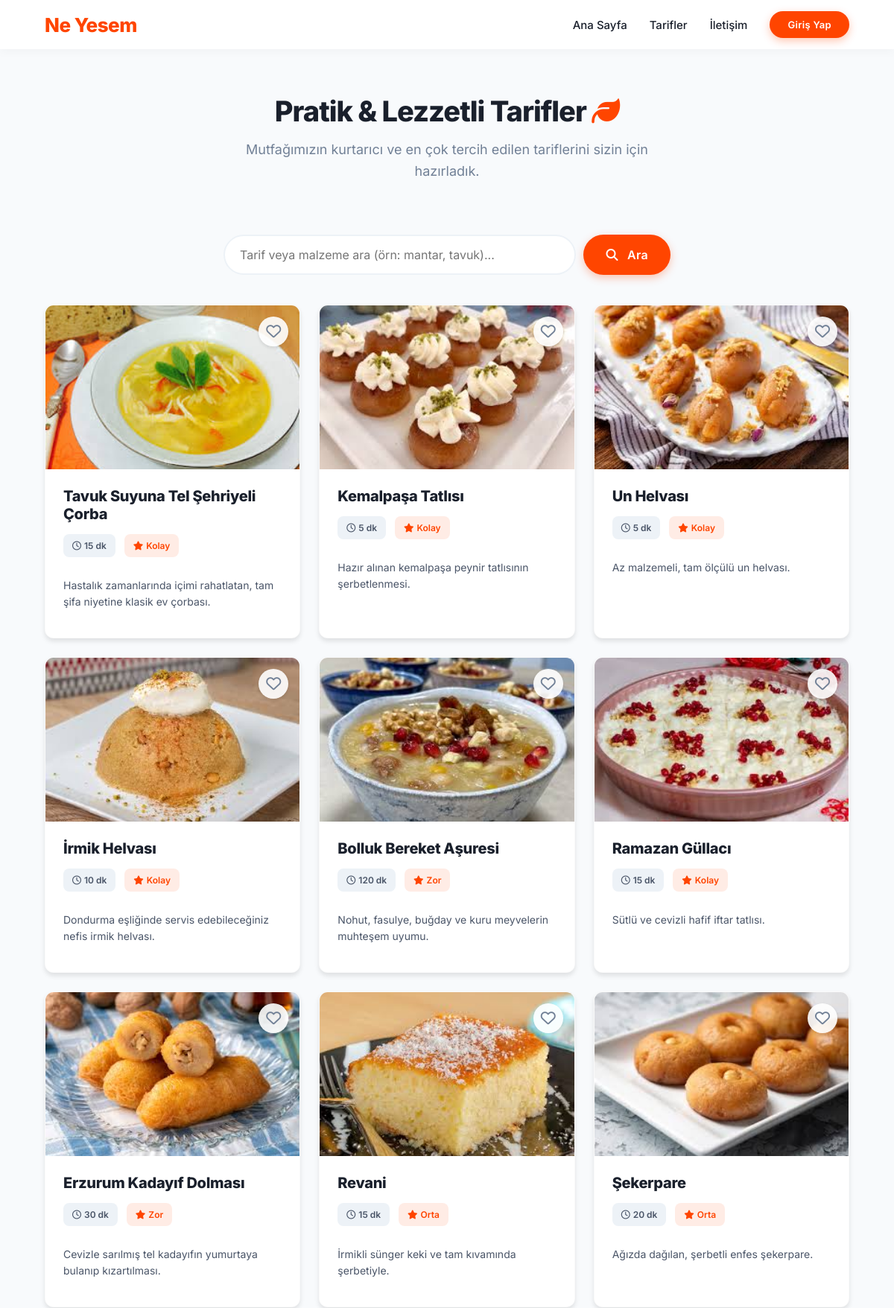
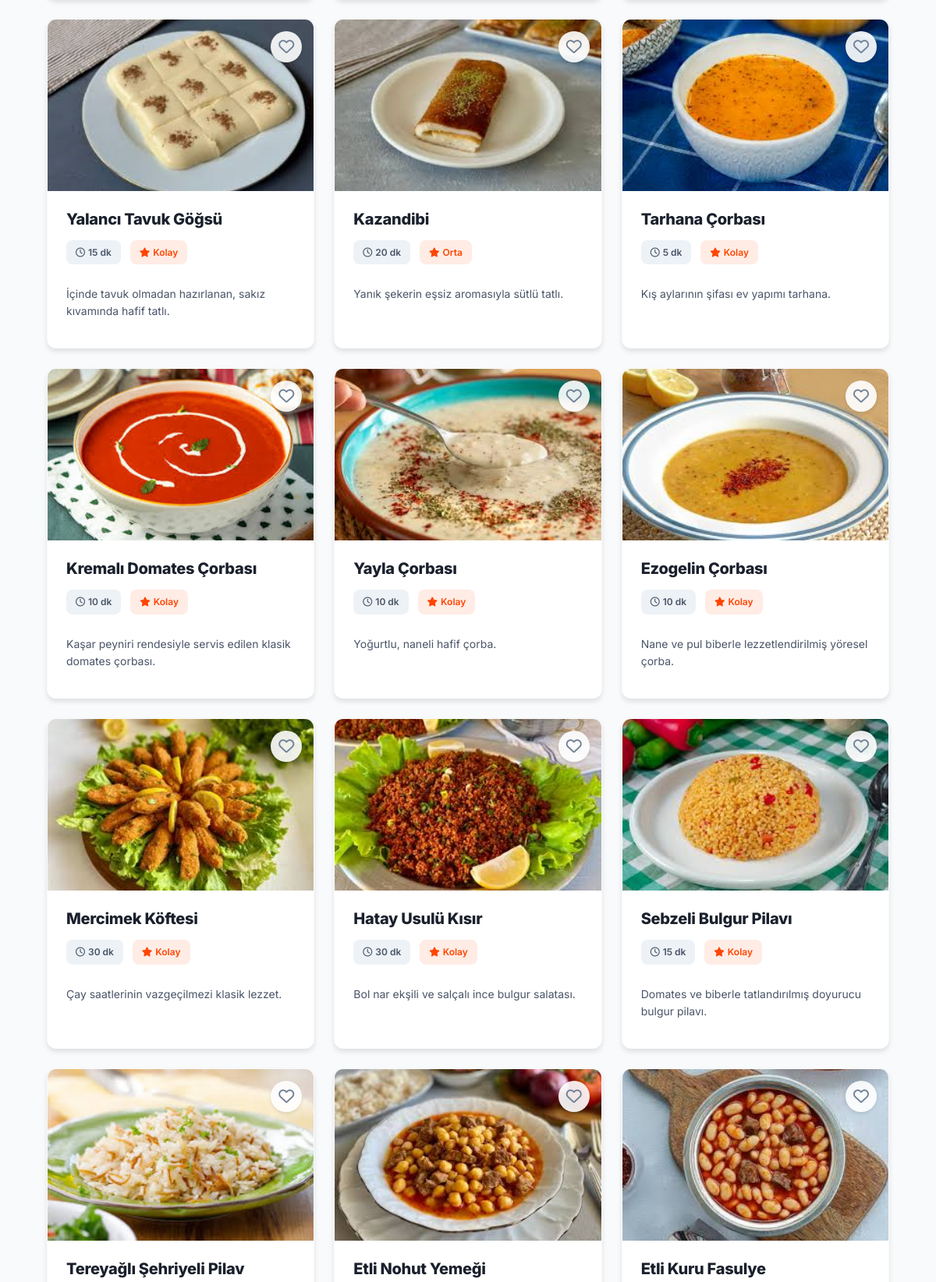
Screenshot of /tarifler/ (upper part) with the database file from the repository (2 pictures, top to bottom).
### apps/recipes/models.py (models this page shows, shortened)
class Recipe(models.Model):
    class Difficulty(models.TextChoices):
        EASY   = 'Kolay', 'Kolay'
        MEDIUM = 'Orta',  'Orta'
        HARD   = 'Zor',   'Zor'
    title = models.CharField(max_length=200, verbose_name="Tarif Adı")
    prep_time = models.CharField(max_length=50, verbose_name="Hazırlanma Süresi")
    difficulty = models.CharField(
        max_length=10,
        choices=Difficulty.choices,
        verbose_name="Zorluk Derecesi",
    )
    description = models.TextField(verbose_name="Kısa Açıklama")
    ingredient_list = models.ManyToManyField(
        Ingredient,
        through='RecipeIngredient',
        related_name='recipes',
        blank=True,
        verbose_name="Malzemeler",
    )
    instructions = models.TextField(
        verbose_name="Hazırlanışı",
        help_text="Adımları sırasıyla alt alta yazın.",
        blank=True,
        null=True,
    )
    servings = models.CharField(max_length=50, verbose_name="Kaç Kişilik", blank=True, null=True)
    image = models.ImageField(
        upload_to='recipes/',
        blank=True,
        null=True,
        verbose_name="Kapak Fotoğrafı",
    )
    image_url = models.URLField(blank=True, null=True, verbose_name="Resim URL")
    author = models.ForeignKey(
        User,
        related_name='recipes',
        on_delete=models.CASCADE,
        verbose_name="Yazar",
        null=True,
        blank=True,
    )
    created_at = models.DateTimeField(auto_now_add=True)
    class Meta:
        verbose_name = "Tarif"
        verbose_name_plural = "Tarifler"
        ordering = ['-created_at']
        indexes = [
            models.Index(fields=['author', '-created_at']),
        ]

### apps/recipes/views.py (the view, shortened to what this page needs)
# urls.py: path('tarifler/', views.RecipeListView.as_view(), name='list'),
class RecipeListView(ListView):
    model = Recipe
    template_name = 'recipes/list.html'
    context_object_name = 'recipes'
    def get_queryset(self):
        qs = (
            Recipe.objects
            .select_related('author')
            .prefetch_related('recipe_ingredients__ingredient')
        )
        ingredient_name = self.kwargs.get('ingredient_name')
        if ingredient_name:
            qs = qs.filter(recipe_ingredients__ingredient__name__iexact=ingredient_name)
        query = self.request.GET.get('q')
        return qs
    def get_context_data(self, **kwargs):
        context = super().get_context_data(**kwargs)
        context['search_query'] = self.request.GET.get('q', '')
        context['selected_ingredient'] = self.kwargs.get('ingredient_name')
        context['user_favorites'] = []
        if self.request.user.is_authenticated:
            profile, _ = Profile.objects.get_or_create(user=self.request.user)
            context['user_favorites'] = list(
                profile.favorites.values_list('id', flat=True)
            )
        return context

### apps/recipes/templates/recipes/list.html (shortened to what this page needs)
{% extends "base.html" %}
{% load static %}
{% block content %}
<div style="margin-bottom: 50px; text-align: center; padding: 20px 0;">
    <h2 style="font-size: 38px; font-weight: 800; color: #1a202c; margin-bottom: 15px; letter-spacing: -1px;">Pratik & Lezzetli Tarifler <i class="fa-solid fa-leaf" style="color: #FF4500;"></i></h2>
    <p style="font-size: 18px; color: #718096; max-width: 600px; margin: 0 auto; line-height: 1.6;">
        Mutfağımızın kurtarıcı ve en çok tercih edilen tariflerini sizin için hazırladık.
    </p>
</div>
<div style="max-width: 600px; margin: 0 auto 40px auto; text-align: center;">
    <form method="GET" action="{% url 'recipes:list' %}" style="display: flex; gap: 10px;">
        <input type="text" name="q" value="{{ search_query|default:'' }}" placeholder="Tarif veya malzeme ara (örn: mantar, tavuk)..." style="flex: 1; padding: 15px 20px; border-radius: 50px; border: 2px solid #edf2f7; font-size: 16px; outline: none; transition: border-color 0.3s; background: white;" onfocus="this.style.borderColor='var(--primary)'" onblur="this.style.borderColor='#edf2f7'">
        <button type="submit" class="btn" style="padding: 15px 30px; font-size: 16px; border-radius: 50px;"><i class="fa-solid fa-magnifying-glass" style="margin-right: 8px;"></i> Ara</button>
    </form>
</div>
<div class="card-container">
    {% for recipe in recipes %}
    <div class="card recipe-card" style="box-shadow: 0 4px 6px rgba(0,0,0,0.1); border-radius: 12px; overflow: hidden; position: relative;">
        <a href="{% url 'recipes:detail' recipe.id %}" style="position: absolute; top: 0; right: 0; bottom: 0; left: 0; z-index: 1;" aria-label="{{ recipe.title }} detaylarına git"></a>
        {% if user.is_authenticated %}
        <button class="favorite-btn" data-id="{{ recipe.id }}" style="position: absolute; top: 15px; right: 15px; background: rgba(255,255,255,0.9); border: none; border-radius: 50%; width: 40px; height: 40px; display: flex; align-items: center; justify-content: center; cursor: pointer; box-shadow: 0 2px 4px rgba(0,0,0,0.1); transition: all 0.3s ease; z-index: 10;">
            <i class="{% if recipe.id in user_favorites %}fa-solid{% else %}fa-regular{% endif %} fa-heart fav-icon" style="color: {% if recipe.id in user_favorites %}#e53e3e{% else %}#718096{% endif %}; font-size: 20px;"></i>
        </button>
        {% else %}
        <a href="{% url 'users:login' %}?next={% url 'recipes:list' %}" style="position: absolute; top: 15px; right: 15px; background: rgba(255,255,255,0.9); border: none; border-radius: 50%; width: 40px; height: 40px; display: flex; align-items: center; justify-content: center; cursor: pointer; box-shadow: 0 2px 4px rgba(0,0,0,0.1); z-index: 10; text-decoration: none;">
            <i class="fa-regular fa-heart" style="color: #718096; font-size: 20px;"></i>
        </a>
        {% endif %}
        {% if recipe.image %}
        <img src="{{ recipe.image.url }}" alt="{{ recipe.title }}" class="card-img">
        {% elif recipe.image_url %}
            {% if "http" in recipe.image_url %}
            <img src="{{ recipe.image_url }}" alt="{{ recipe.title }}" class="card-img">
            {% else %}
            <img src="{% static recipe.image_url %}" alt="{{ recipe.title }}" class="card-img">
            {% endif %}
        {% else %}
        <img src="https://images.unsplash.com/photo-1495521821757-a1efb6729352?auto=format&fit=crop&w=800&q=80" alt="Tarif Görseli Yok" class="card-img">
        {% endif %}
        <div class="card-content">
            <h3>{{ recipe.title }}</h3>
            <p>
                <span style="display:inline-block; background:#edf2f7; padding:6px 12px; border-radius:8px; color:#4a5568; font-weight:600; margin-right:8px; font-size:12px;"><i class="fa-regular fa-clock" style="margin-right:4px;"></i>{{ recipe.prep_time }}</span>
                <span style="display:inline-block; background:rgba(255,69,0,0.1); padding:6px 12px; border-radius:8px; color:#FF4500; font-weight:600; font-size:12px;"><i class="fa-solid fa-star" style="margin-right:4px;"></i>{{ recipe.difficulty }}</span>
            </p>
            <p style="color:#4a5568; margin-top: 15px; flex-grow: 1; line-height:1.6;">{{ recipe.description|truncatewords:15 }}</p>
        </div>
    </div>
    {% empty %}
    <div style="grid-column: 1/-1; text-align: center; padding: 60px 0; color: var(--text-muted);">
        <i class="fa-solid fa-bowl-food" style="font-size: 48px; margin-bottom: 20px; color: #a0aec0;"></i>
        <p style="font-size: 18px; font-weight: 600;">Arama sonucu bulunamadı.</p>
    </div>
    {% endfor %}
</div>
{% endblock %}

### templates/base.html (style rules this page uses)
:root { --primary: #FF4500; --primary-hover: #E63E00; --bg-color: #F8FAFC; --text-main: #1a202c; --text-muted: #718096; --shadow-sm: 0 4px 12px rgba(0,0,0,0.03); --shadow-md: 0 8px 24px rgba(0,0,0,0.06); --shadow-lg: 0 16px 32px rgba(0,0,0,0.1); }
* { margin: 0; padding: 0; box-sizing: border-box; font-family: 'Inter', sans-serif; }
body { background-color: var(--bg-color); color: var(--text-main); -webkit-font-smoothing: antialiased; }
.btn { padding: 12px 28px; background-color: var(--primary); color: white; font-weight: 600; border: none; border-radius: 50px; cursor: pointer; transition: all 0.3s cubic-bezier(0.25, 1, 0.5, 1); box-shadow: 0 4px 12px rgba(255, 69, 0, 0.3); font-size: 14px; letter-spacing: 0.3px; text-decoration: none; display: inline-block; text-align: center; }
.card-container { display: grid; grid-template-columns: repeat(auto-fill, minmax(280px, 1fr)); gap: 25px; margin-top: 30px; }
.card { background-color: white; border-radius: 16px; box-shadow: var(--shadow-md); transition: all 0.3s cubic-bezier(0.25, 0.8, 0.25, 1); border: 1px solid rgba(0,0,0,0.02); position: relative; overflow: hidden; display: flex; flex-direction: column; cursor: pointer; text-decoration: none; color: inherit; }
.card-img { width: 100%; height: 220px; object-fit: cover; transition: transform 0.6s cubic-bezier(0.25, 1, 0.5, 1); }
.card-content { padding: 24px; display: flex; flex-direction: column; flex-grow: 1; }
.card::before { content: ''; position: absolute; top: 0; left: 0; width: 100%; height: 4px; background: var(--primary); opacity: 0; transition: 0.3s; }
.card h3 { margin-bottom: 15px; color: var(--text-main); font-size: 20px; font-weight: 800; letter-spacing: -0.3px; }
.card p { font-size: 14px; margin-bottom: 12px; color: var(--text-muted); line-height: 1.6; }
input, select { width: 100%; padding: 12px 15px; border-radius: 8px; border: 1px solid #e2e8f0; font-size: 14px; transition: 0.3s; background: #f8fafc; }

### rows the page displays
Recipe: image (picture), title "Tavuk Suyuna Tel Şehriyeli Çorba", prep_time "15 dk", difficulty "Kolay", description "Hastalık zamanlarında içimi rahatlatan, tam şifa niyetine klasik ev çorbası."
Recipe: image (picture), title "Kemalpaşa Tatlısı", prep_time "5 dk", difficulty "Kolay", description "Hazır alınan kemalpaşa peynir tatlısının şerbetlenmesi."
Recipe: image (picture), title "Un Helvası", prep_time "5 dk", difficulty "Kolay", description "Az malzemeli, tam ölçülü un helvası."
Recipe: image (picture), title "İrmik Helvası", prep_time "10 dk", difficulty "Kolay", description "Dondurma eşliğinde servis edebileceğiniz nefis irmik helvası."
Recipe: image (picture), title "Bolluk Bereket Aşuresi", prep_time "120 dk", difficulty "Zor", description "Nohut, fasulye, buğday ve kuru meyvelerin muhteşem uyumu."
Recipe: image (picture), title "Ramazan Güllacı", prep_time "15 dk", difficulty "Kolay", description "Sütlü ve cevizli hafif iftar tatlısı."
Recipe: image (picture), title "Erzurum Kadayıf Dolması", prep_time "30 dk", difficulty "Zor", description "Cevizle sarılmış tel kadayıfın yumurtaya bulanıp kızartılması."
Recipe: image (picture), title "Revani", prep_time "15 dk", difficulty "Orta", description "İrmikli sünger keki ve tam kıvamında şerbetiyle."
Recipe: image (picture), title "Şekerpare", prep_time "20 dk", difficulty "Orta", description "Ağızda dağılan, şerbetli enfes şekerpare."
Recipe: image (picture), title "Yalancı Tavuk Göğsü", prep_time "15 dk", difficulty "Kolay", description "İçinde tavuk olmadan hazırlanan, sakız kıvamında hafif tatlı."
Recipe: image (picture), title "Kazandibi", prep_time "20 dk", difficulty "Orta", description "Yanık şekerin eşsiz aromasıyla sütlü tatlı."
Recipe: image (picture), title "Tarhana Çorbası", prep_time "5 dk", difficulty "Kolay", description "Kış aylarının şifası ev yapımı tarhana."
Recipe: image (picture), title "Kremalı Domates Çorbası", prep_time "10 dk", difficulty "Kolay", description "Kaşar peyniri rendesiyle servis edilen klasik domates çorbası."
Recipe: image (picture), title "Yayla Çorbası", prep_time "10 dk", difficulty "Kolay", description "Yoğurtlu, naneli hafif çorba."
Recipe: image (picture), title "Ezogelin Çorbası", prep_time "10 dk", difficulty "Kolay", description "Nane ve pul biberle lezzetlendirilmiş yöresel çorba."
Recipe: image (picture), title "Mercimek Köftesi", prep_time "30 dk", difficulty "Kolay", description "Çay saatlerinin vazgeçilmezi klasik lezzet."
Recipe: image (picture), title "Hatay Usulü Kısır", prep_time "30 dk", difficulty "Kolay", description "Bol nar ekşili ve salçalı ince bulgur salatası."
Recipe: image (picture), title "Sebzeli Bulgur Pilavı", prep_time "15 dk", difficulty "Kolay", description "Domates ve biberle tatlandırılmış doyurucu bulgur pilavı."
Recipe: image (picture), title "Tereyağlı Şehriyeli Pilav"
Recipe: image (picture), title "Etli Nohut Yemeği"
Recipe: image (picture), title "Etli Kuru Fasulye"
